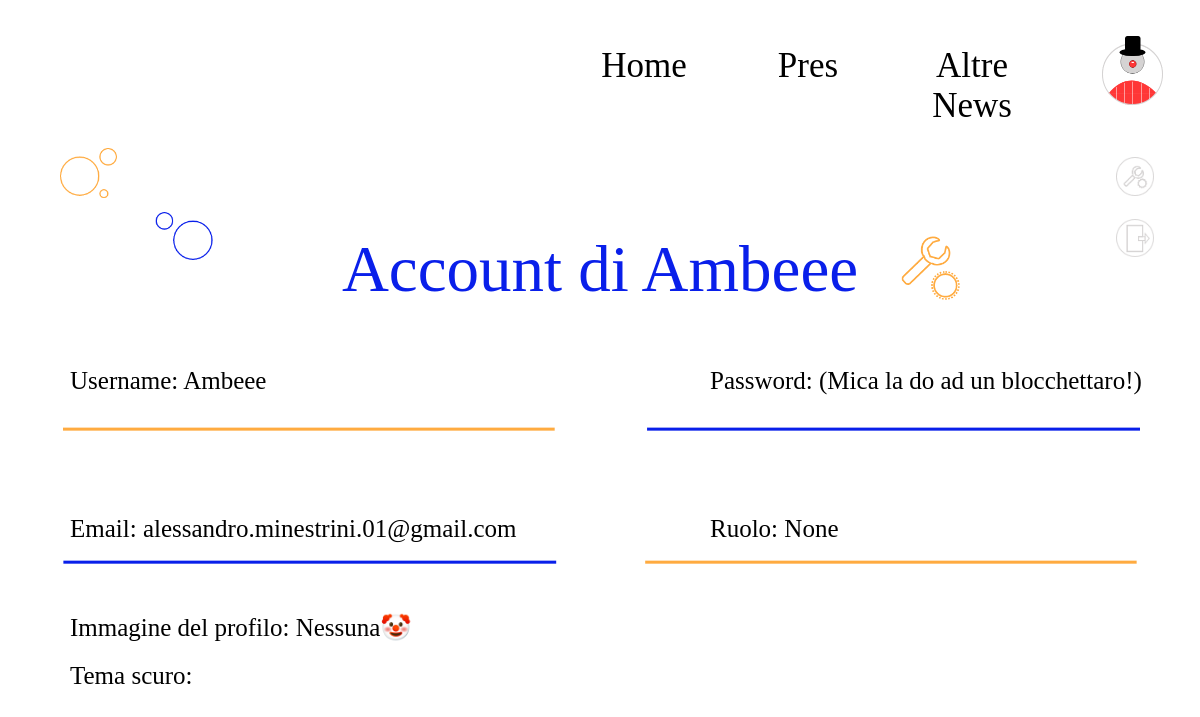
The app's page /users/Ambeee (signed in), older data.
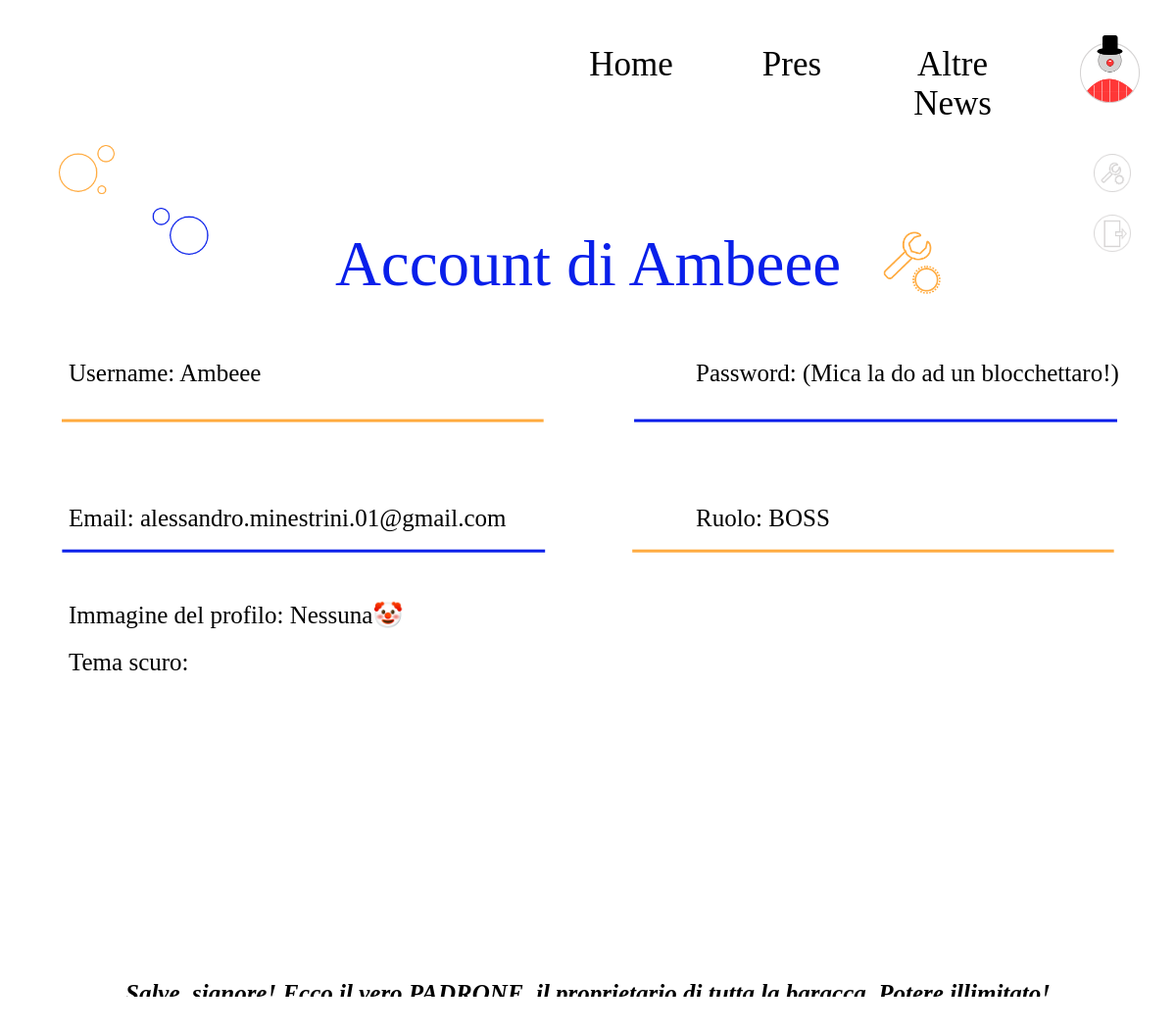
The same page, newer data.
### blog/models.py (models this page shows, shortened)
class User(UserMixin, db.Model):
    id = db.Column(db.Integer, primary_key=True)
    created_at = db.Column(db.DateTime, default=datetime.now)
    username = db.Column(db.String(12), unique=True, nullable=False)
    email = db.Column(db.String(50), unique=True, nullable=False)
    password = db.Column(db.String(150), nullable=False)
    role = db.Column(db.String(50), default="testimonial")
    icon = db.Column(db.String(120))
    pres_post = db.relationship('PresPost', backref='author', lazy='dynamic')
    other_post = db.relationship('Wpost', backref='author', lazy='dynamic')

### blog/routes.py (the view)
@app.route("/users/<string:username>")
@login_required
def user_info(username):
    user_instance = User.query.filter_by(username=username).first_or_404()
    return render_template("user.html", user=user_instance)

### blog/models.py (called while the page is built)
@login_manager.user_loader
def load_user(id):
    return User.query.get(int(id))

### blog/templates/user.html (shortened to what this page needs)
{% extends "base.html" %}
{% block content %}
<img class="account-back"
src=" {{ url_for('static', filename='img/build/account_back.png') }} " alt="BACKGROUND">
    <div class="table-x">
        <img alt="" class="account-icon"
        src="{{ url_for('static', filename='img/build/account-icon1.png') }}">
        <p class="account-title">Account di {{user.username}}</p>
    </div>
<div class="account-infos">
    <div class="account-detail">Username: {{user.username}}</div>
    <div class="account-detail">Password: (Mica la do ad un blocchettaro!)</div>
    <div class="account-detail">Email: {{user.email}}</div>
    <div class="account-detail">Ruolo: {{user.role}}</div>
</div>
<div class="account-specials">
    <div class="account-detail">
        Immagine del profilo: {% if user.icon %} {{user.icon}} {% else %} Nessuna🤡 {% endif %}
    </div>
    <div class="account-detail">Tema scuro:</div>
</div>
{% if user.role == "BOSS" %}
<p class="account-desc">
    Salve, signore! Ecco il vero PADRONE, il proprietario di tutta la baracca. Potere illimitato!
</p>
{% elif user.role == "pres_editor" %}
<p class="account-desc">
    bbbb
</p>
{% elif user.role == "testimonial" %}
<p class="account-desc">
    cccc
</p>
{% endif %}
{% endblock %}

### blog/templates/base.html (shortened to what this page needs)
<!DOCTYPE html>
<html lang="it">
<head>
    <link rel="stylesheet" href="{{ url_for('static', filename='style.css') }}">
</head>
<body>
    <div class="menu container table-xr">
        <a class="container table-y" href="
        {% if not current_user.is_authenticated %} {{ url_for('login') }}{% endif %}">
            <img class = "icon-main" alt="icon" title="Pagliaccio, perché non metti la foto?"
                src="{{ url_for('static', filename='img/build/user_not_loaded.png') }}">
        </a>
        <div id="Tabs" class="container table-x">
            <a class="tab" href=" {{ url_for('home') }} ">Home</a>
            <a class="tab" href=" {{ url_for('pres_news') }} ">Pres</a>
            <a class="tab" href="#">Altre News</a>
        </div>
    </div>
    <div class="account-menu">
        <a href="{{ url_for('user_info', username = current_user.username) }}">
            <img class="icon-sec" alt="settings icon" title="Account settings"
                src="{{ url_for('static', filename='img/build/user_options.png') }}">
        </a>
        <a href="{{ url_for('logout') }}">
            <img class="icon-sec" alt="logout icon" title="Effettua il logout"
            src="{{ url_for('static', filename='img/build/user_logout.png') }}">
        </a>
    </div>
    {% block content %}
    {% endblock %}
</body>
</html>

### blog/static/style.css (style rules this page uses)
:root { --font_webeee: "SHELMAN"; --font_back: "Freehand575 BT"; --font_title: "Forte"; --font-account: "CASMIRA"; --font_menu: "Mistral"; --font_error: "Chiller"; --font_desc1: "Freehand521 BT"; --font_text: "Gabriola"; --font_bold: "JOAN"; --text_primary_color: black; --text_secondary_color: white; --ambeee: #FFAB40; --ambeee2: #B87711; --blueee: #091FEA; --blueee2: #1E1EB7; --red: #FF3737; --red2: #8F1111; --back_primary: white; --back_secondary: black; }
body { margin: 0; }
@media screen and (min-width: 1024px) { a { text-decoration: none; color: var(--text_primary_color); } }
@media screen and (min-width: 1024px) { .menu { margin: 2% 0 0 0; font-family: var(--font_menu); font-size: 35px; color: var(--text_primary_color); z-index: 4; } }
@media screen and (min-width: 1024px) { .icon-main { width: 50%; margin: 10% 20%; } }
@media screen and (min-width: 1024px) { .icon-sec { width: 40%; margin: 10% 25%; } }
@media screen and (min-width: 1024px) { #Tabs { width: 41%; margin: 1% 2%; } }
@media screen and (min-width: 1024px) { .tab { width: 30%; margin: 0% 2%; padding: 2%; text-align: center; z-index: 4; } }
@media screen and (min-width: 1024px) { .account-menu { position: absolute; width: 8%; margin: 0 0 0 91%; } }
@media screen and (min-width: 1024px) { .table-x { display: flex; flex-direction: row; } }
@media screen and (min-width: 1024px) { .table-y { display: flex; flex-direction: column; } }
@media screen and (min-width: 1024px) { .table-xr { display: flex; flex-direction: row-reverse; } }
@media screen and (min-width: 1024px) { .account-back { width: 90%; margin: 0 5%; } }
@media screen and (min-width: 1024px) { .account-icon { margin: -28% 0 0 900px; width: 5%; position: absolute; } }
@media screen and (min-width: 1024px) { .account-title { margin: -28% auto 25%; font-size: 65px; color: var(--blueee); font-family: var(--font-account); } }
@media screen and (min-width: 1024px) { .account-infos { margin: -250px 50px; display: grid; grid-template-columns: auto auto; column-gap: 100px; row-gap: 100px; } }
@media screen and (min-width: 1024px) { .account-detail { padding: 10px 20px; width: 500px; font-size: 25px; text-align: left; font-family: var(--font_desc1); } }
@media screen and (min-width: 1024px) { .account-specials { margin: 300px 50px; display: flex; flex-direction: column; } }
@media screen and (min-width: 1024px) { .account-desc { text-align: center; font-family: var(--font_text); font-size: 25px; font-weight: bold; font-style: oblique; } }

Row changes from the older to the newer data that the page shows:
changed User "Ambeee": role "None" → "BOSS"
Text that changed along with them:
text now shown: "Salve, signore! Ecco il vero PADRONE, il proprietario di tutta la baracca. Potere illimitato!"
